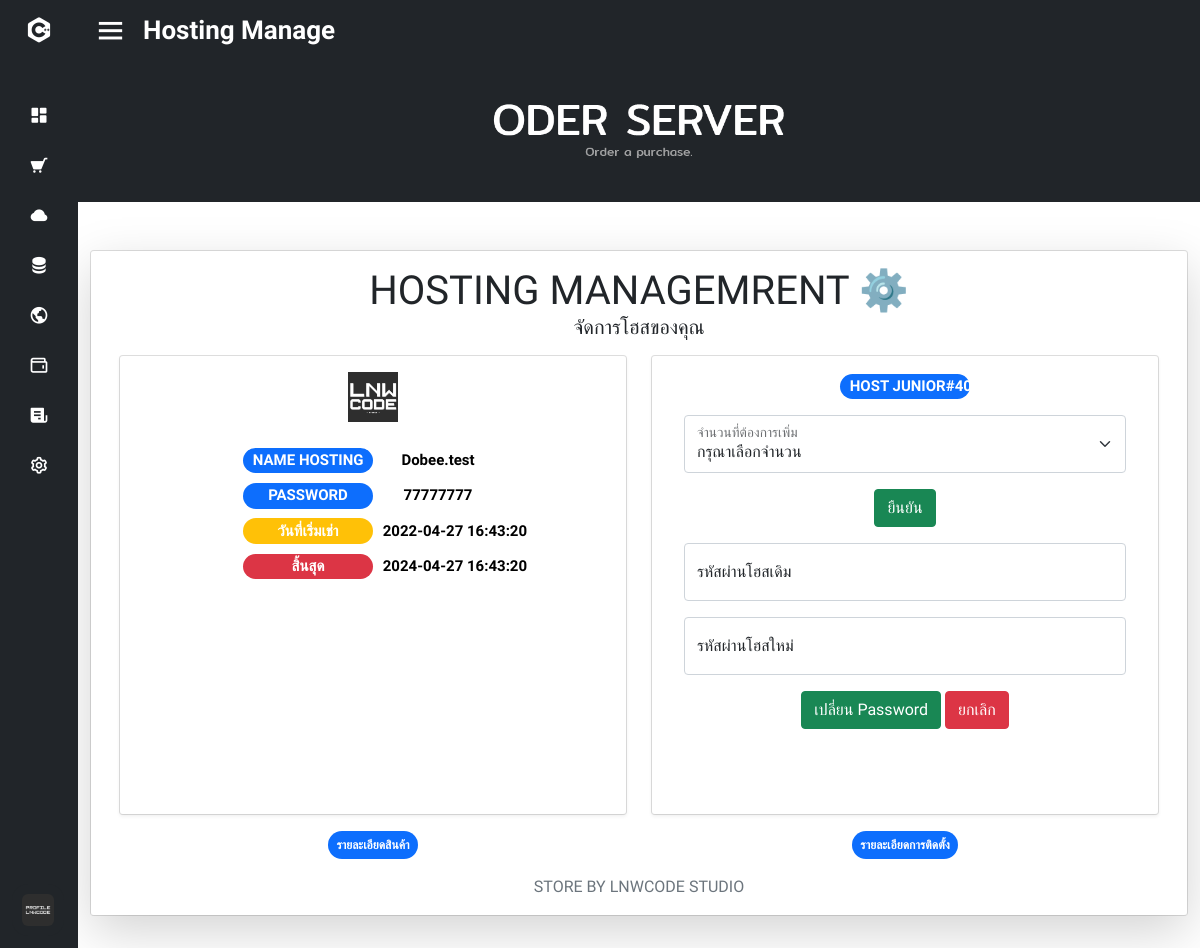
The app's page /gg/hosting_manage_data.php?item=1 (signed in) with its own data.
### tables this page shows
CREATE TABLE IF NOT EXISTS `oder_item_hosting` (
  `oder_id` int(100) NOT NULL AUTO_INCREMENT,
  `oder_package_id` int(11) NOT NULL,
  `oder_package_type` varchar(50) NOT NULL,
  `oder_domain` varchar(50) NOT NULL,
  `oder_price` float NOT NULL,
  `oder_time_rent` int(11) NOT NULL,
  `oder_time_rent_date_type` varchar(50) NOT NULL,
  `oder_name_hosting` varchar(50) DEFAULT NULL,
  `oder_password_hosting` varchar(50) DEFAULT NULL,
  `oder_email` varchar(50) DEFAULT NULL,
  `oder_time_start` datetime DEFAULT NULL,
  `oder_time_end` datetime DEFAULT NULL,
  `oder_status` varchar(50) DEFAULT NULL,
  `oder_status_price` varchar(50) NOT NULL,
  PRIMARY KEY (`oder_id`) USING BTREE,
  KEY `oder_domain` (`oder_domain`) USING BTREE,
  KEY `oder_package_id` (`oder_package_id`) USING BTREE,
  KEY `FK_oder_item_hosting_period_of_payment` (`oder_time_rent_date_type`) USING BTREE,
  KEY `FK_oder_item_hosting_status` (`oder_status`) USING BTREE,
  KEY `FK_oder_item_hosting_pm_status` (`oder_status_price`) USING BTREE,
  CONSTRAINT `FK_oder_item_hosting_project.package_plan_domain` FOREIGN KEY (`oder_domain`) REFERENCES `package_plan_domain` (`pack_domain_name`),
  CONSTRAINT `FK_oder_item_hosting_project.period_of_payment` FOREIGN KEY (`oder_time_rent_date_type`) REFERENCES `period_of_payment` (`pop_id`),
  CONSTRAINT `FK_oder_item_hosting_project.pm_status` FOREIGN KEY (`oder_status_price`) REFERENCES `pm_status` (`pmst_type`),
  CONSTRAINT `FK_oder_item_hosting_project.status` FOREIGN KEY (`oder_status`) REFERENCES `status` (`status_type`)
);

### gg/hosting_manage_data.php (the view, shortened to what this page needs)
<?php
    require_once 'config/db.php';
?>
<!DOCTYPE html>
<html lang="en" dir="ltr">
  <head>
    <link rel="stylesheet" href="stylet.css">
    <link href='https://unpkg.com/boxicons@2.0.7/css/boxicons.min.css' rel='stylesheet'>
    <link rel="stylesheet" href="https://cdn.jsdelivr.net/npm/bootstrap-icons@1.8.1/font/bootstrap-icons.css">
    <link rel="stylesheet" href="myProjects/webProject/icofont/css/icofont.min.css">
    <link rel="stylesheet" href="https://cdnjs.cloudflare.com/ajax/libs/font-awesome/4.7.0/css/font-awesome.min.css">
    <link href="https://cdn.jsdelivr.net/npm/bootstrap@5.1.3/dist/css/bootstrap.min.css" rel="stylesheet">
   </head>
<body>
<?php
    if (isset($_GET['item'])) {
      $item = $_GET['item'];
      $stmt = $conn->query("SELECT * FROM oder_item_hosting WHERE oder_id = '$item'");
      $stmt->execute();
      $data = $stmt->fetch();
  }
  ?>
  <div class="sidebar close">
    <div class="logo-details">
      <i class='bx bxl-c-plus-plus'></i>
    </div>
    <ul class="nav-links">
      <li>
        <a href="user.php">
          <i class='bx bxs-dashboard'></i>
        </a>
      </li>
      <li>
        <div class="iocn-link">
          <a href="#">
            <i class='bx bxs-cart bx-flip-horizontal' ></i>
          </a>
        </div>
      </li>
      <li>
        <a href="Clouds_server.php">
          <i class='bx bxs-cloud'></i>
        </a>
      </li>
      <li>
        <a href="Hosting.php">
          <i class='bx bxs-data' ></i>
        </a>
      </li>
      <li>
        <a href="Domain.php">
          <i class='bx bx-world' ></i>
        </a>
      </li>
      <li>
        <a href="topup.php">
          <i class='bx bx-wallet'></i>
        </a>
      </li>
      <li>
        <a href="receipt.php">
          <i class='bx bxs-receipt'></i>
        </a>
      </li>
      <li>
        <div class="iocn-link">
          <a href="#">
            <i class='bx bx-cog' ></i>
          </a>
        </div>
      </li>
      <li>
    <div class="profile-details">
      <div class="profile-content">
        <img src="image/profile.jpg" alt="profileImg">
      </div>
    </div>
  </li>
</ul>
  </div>
  <section class="home-section">
    <div class="home-content">
      <i class='bx bx-menu' style='color:#ffffff'  ></i>
      <span class="text" style='color:#ffffff' >Hosting Manage</span>
    </div>
    <div id="carouselExampleSlidesOnly" class="carousel slide" data-bs-ride="carousel">
      <div class="carousel-inner">
        <div class="carousel-item active">
          <img src="image/oder.png" class="d-block w-100" alt="...">
        </div>
      </div>
    </div>
  <div class="p-4"></div>
    <div class="container">
      <div class="card text-center">
        <div class="card-body shadow-lg">
          <h1 class="text-uppercase text-center mb-3">Hosting MANAGEMRENT ⚙️<p class="fs-5">จัดการโฮสของคุณ </p></h1>
          <div class="container">
            <div class="row row-cols-2">
              <div class="col">
                <div class="col">
                  <div class="card-deck">
                    <div class="card text-center" style="height: 460px;">
                      <div class="card-body shadow-sm">
                        <center><img src="image/logo111.png" style="height: 50px;" class="icon"></center>
                        <div class="p-4">
                          <p class="card-text h5"><span class="badge bg-primary rounded-pill" style="width: 130px; height: auto;">NAME HOSTING</span><span class="badge" style="color: black; width: 130px; height: auto;"><?php echo $data['oder_name_hosting'] ?><?php echo $data['oder_domain'] ?></span></p>
                          <p class="card-text h5"><span class="badge bg-primary rounded-pill" style="width: 130px; height: auto;">PASSWORD</span><span class="badge" style="color: black; width: 130px; height: auto;"><?php echo $data['oder_password_hosting'] ?></span></p>
                          <p class="card-text h5"><span class="badge bg-warning rounded-pill" style="width: 130px; height: auto;">วันที่เริ่มเช่า</span><span class="badge" style="color: black; width: 130px; height: auto;"><?php echo $data['oder_time_start'] ?></span></p>
                          <p class="card-text h5"><span class="badge bg-danger rounded-pill" style="width: 130px; height: auto;">สิ้นสุด</span><span class="badge" style="color: black; width: 130px; height: auto;"><?php echo $data['oder_time_end'] ?></span></p>
                        </div>
                      </div>
                    </div>
                  </div>
                </div>
              </div>
              <div class="col">
                <div class="col">
                  <div class="card-deck">
                  <form action="" method="post" enctype="multipart/form-data">
                    <div class="card text-center" style="height: 460px;">
                      <div class="card-body shadow-sm">
                        <h5 class="card-title fw-bold"><span class="badge bg-primary rounded-pill" style="width: 130px; height: auto;"><?php echo $data['oder_package_type'] ?>#<?php echo $data['oder_package_id'] ?></span></h5>
                        <div class="form-floating m-3">
                          <select class="form-select" id="floatingSelect" name="select_rent" aria-label="Floating label select example">
                            <option selected>กรุณาเลือกจำนวน</option>
                          </select>
                          <label for="floatingSelect">จำนวนที่ต้องการเพิ่ม</label>
                        </div>
                        </form>
                          <div class="form-floating m-3">
                          <button type="submit" id="add_time" name="add_time" class="btn btn-success">ยืนยัน</button>
                          </div>
                          <form action="" method="post" enctype="multipart/form-data">
                          <div class="form-floating m-3">
                            <input type="text" class="form-control" name="oldPassword" id="floatingInput" placeholder="text">
                            <label for="floatingInput">รหัสผ่านโฮสเดิม</label>
                          </div>
                          <div class="form-floating m-3">
                            <input type="text" class="form-control" name="newPassword" id="floatingInput" placeholder="text">
                            <label for="floatingInput">รหัสผ่านโฮสใหม่</label>
                          </div>
                        <button type="submit" id="update_ip" name="update_password_server" class="btn btn-success">เปลี่ยน Password</button>
                        <a href="hosting_manage.php" class="btn btn-danger">ยกเลิก</a>
                      </div>
                    </div>
                  </div>
                </div>
              </div>
              <div class="col p-3"><span class="badge bg-primary p-2 rounded-pill">รายละเอียดสินค้า</span></div>
              <div class="col p-3"><span class="badge bg-primary p-2 rounded-pill">รายละเอียดการติดตั้ง</span></div>
            </div>
          </div>
        <div class="text-muted" style="font-size:1rem">STORE BY LNWCODE STUDIO</div>
      </div>
<div class="p-3"></div>
</section>
</body>
</html>

### gg/stylet.css (style rules this page uses)
* { margin: 0; padding: 0; box-sizing: border-box; font-family: 'Mitr', sans-serif; }
.sidebar { position: fixed; top: 0; left: 0; height: 100%; width: 260px; background: #212529; z-index: 100; transition: all 0.5s ease; }
.sidebar.close { width: 78px; }
.sidebar .logo-details { height: 60px; width: 100%; display: flex; align-items: center; }
.sidebar .logo-details i { font-size: 30px; color: #fff; height: 50px; min-width: 78px; text-align: center; line-height: 50px; }
.sidebar .nav-links { height: 100%; padding: 30px 0 150px 0; overflow: auto; }
.sidebar.close .nav-links { overflow: visible; }
.sidebar .nav-links li { position: relative; list-style: none; transition: all 0.4s ease; }
.sidebar .nav-links li .iocn-link { display: flex; align-items: center; justify-content: space-between; }
.sidebar.close .nav-links li .iocn-link { display: block }
.sidebar .nav-links li i { height: 50px; min-width: 78px; text-align: center; line-height: 50px; color: #fff; font-size: 20px; cursor: pointer; transition: all 0.3s ease; }
.sidebar .nav-links li a { display: flex; align-items: center; text-decoration: none; }
.sidebar .profile-details { position: fixed; bottom: 0; width: 260px; display: flex; align-items: center; justify-content: space-between; background: #212529; padding: 12px 0; transition: all 0.5s ease; }
.sidebar.close .profile-details { background: none; }
.sidebar.close .profile-details { width: 78px; }
.sidebar .profile-details .profile-content { display: flex; align-items: center; }
.sidebar .profile-details img { height: 52px; width: 52px; object-fit: cover; border-radius: 16px; margin: 0 14px 0 12px; background: #212529; transition: all 0.5s ease; }
.sidebar.close .profile-details img { padding: 10px; }
.home-section { position: relative; background: #fff; height: 100vh; left: 260px; width: calc(100% - 260px); transition: all 0.5s ease; }
.sidebar.close ~ .home-section { left: 78px; width: calc(100% - 78px); }
.home-section .home-content { height: 60px; display: flex; align-items: center; }
.home-section .home-content .bx-menu, .home-section .home-content .text { color: #11101d; font-size: 35px; }
.home-section .home-content .bx-menu { margin: 0 15px; cursor: pointer; }
.home-section .home-content .text { font-size: 26px; font-weight: 600; }
.home-content { background: #212529; }
.icon { height: 50px; width: 50px; display: block; }

### records on screen
oder_item_hosting: oder_name_hosting "Dobee", oder_domain ".test", oder_password_hosting "77777777", oder_time_start "2022-04-27 16:43:20", oder_time_end "2024-04-27 16:43:20", oder_package_type "HOST JUNIOR", oder_package "400"
